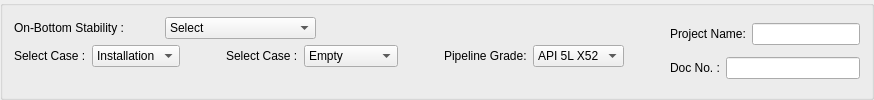
        <widget class="QGroupBox" name="groupBox_2">
         <property name="autoFillBackground">
          <bool>false</bool>
         </property>
         <property name="title">
          <string/>
         </property>
         <layout class="QGridLayout" name="gridLayout_9">
          <item row="0" column="0">
           <layout class="QHBoxLayout" name="horizontalLayout_2">
            <item>
             <widget class="QLabel" name="SelectCase_4">
              <property name="text">
               <string>On-Bottom Stability :  </string>
              </property>
             </widget>
            </item>
            <item>
             <widget class="QComboBox" name="SelectCasecomboBox_4">
              <item>
               <property name="text">
                <string>Select</string>
               </property>
              </item>
              <item>
               <property name="text">
                <string>LATERAL STABILITY</string>
               </property>
              </item>
              <item>
               <property name="text">
                <string>VERTICAL STABILITY</string>
               </property>
              </item>
             </widget>
            </item>
           </layout>
          </item>
          <item row="0" column="3" rowspan="2">
           <layout class="QGridLayout" name="gridLayout_2">
            <item row="0" column="0">
             <layout class="QHBoxLayout" name="horizontalLayout_3">
              <item>
               <widget class="QLabel" name="label_ProjectName">
                <property name="text">
                 <string>Project Name:</string>
                </property>
               </widget>
              </item>
              <item>
               <widget class="QLineEdit" name="lineEdit_ProjectName"/>
              </item>
             </layout>
            </item>
            <item row="1" column="0">
             <layout class="QHBoxLayout" name="horizontalLayout_4">
              <item>
               <widget class="QLabel" name="label_DocNo">
                <property name="text">
                 <string>Doc No. :</string>
                </property>
               </widget>
              </item>
              <item>
               <widget class="QLineEdit" name="lineEdit_DocNo"/>
              </item>
             </layout>
            </item>
           </layout>
          </item>
          <item row="1" column="0" colspan="2">
           <layout class="QFormLayout" name="formLayout_2">
            <item row="0" column="0">
             <layout class="QHBoxLayout" name="horizontalLayout_8">
              <item>
               <widget class="QLabel" name="selectCaselabel_1">
                <property name="text">
                 <string>Select Case :</string>
                </property>
               </widget>
              </item>
              <item>
               <widget class="QComboBox" name="selectCasecomboBox_1">
                <item>
                 <property name="text">
                  <string>Installation </string>
                 </property>
                </item>
                <item>
                 <property name="text">
                  <string>Operation</string>
                 </property>
                </item>
               </widget>
              </item>
             </layout>
            </item>
            <item row="0" column="1">
             <layout class="QHBoxLayout" name="horizontalLayout_9">
              <item>
               <spacer name="horizontalSpacer_4">
                <property name="orientation">
                 <enum>Qt::Horizontal</enum>
                </property>
                <property name="sizeHint" stdset="0">
                 <size>
                  <width>40</width>
                  <height>20</height>
                 </size>
                </property>
               </spacer>
              </item>
              <item>
               <widget class="QLabel" name="SelectCase_2">
                <property name="text">
                 <string>Select Case :</string>
                </property>
               </widget>
              </item>
              <item>
               <widget class="QComboBox" name="SelectCasecomboBox_2">
                <item>
                 <property name="text">
                  <string>Empty</string>
                 </property>
                </item>
                <item>
                 <property name="text">
                  <string>Shutdown</string>
                 </property>
                </item>
                <item>
                 <property name="text">
                  <string>Water Filled</string>
                 </property>
                </item>
               </widget>
              </item>
              <item>
               <layout class="QHBoxLayout" name="horizontalLayout">
                <item>
                 <spacer name="horizontalSpacer_7">
                  <property name="orientation">
                   <enum>Qt::Horizontal</enum>
                  </property>
                  <property name="sizeHint" stdset="0">
                   <size>
                    <width>40</width>
                    <height>20</height>
                   </size>
                  </property>
                 </spacer>
                </item>
                <item>
                 <widget class="QLabel" name="SelectCase_3">
                  <property name="text">
                   <string>Pipeline Grade:</string>
                  </property>
                 </widget>
                </item>
                <item>
                 <widget class="QComboBox" name="SelectCasecomboBox_3">
                  <item>
                   <property name="text">
                    <string>API 5L X52</string>
                   </property>
                  </item>
                  <item>
                   <property name="text">
                    <string>API 5L X60</string>
                   </property>
                  </item>
                  <item>
                   <property name="text">
                    <string>API 5L X65</string>
                   </property>
                  </item>
                  <item>
                   <property name="text">
                    <string>API 5L X70</string>
                   </property>
                  </item>
                  <item>
                   <property name="text">
                    <string>API 5L X80</string>
                   </property>
                  </item>
                 </widget>
                </item>
               </layout>
              </item>
             </layout>
            </item>
           </layout>
          </item>
          <item row="1" column="2">
           <spacer name="horizontalSpacer_2">
            <property name="orientation">
             <enum>Qt::Horizontal</enum>
            </property>
            <property name="sizeHint" stdset="0">
             <size>
              <width>40</width>
              <height>20</height>
             </size>
            </property>
           </spacer>
          </item>
         </layout>
        </widget>
